Frame 1 (no input): blank canvas, image omitted
Frame 60 (the mouse pressed at the canvas centre just before this capture): blank canvas, image omitted
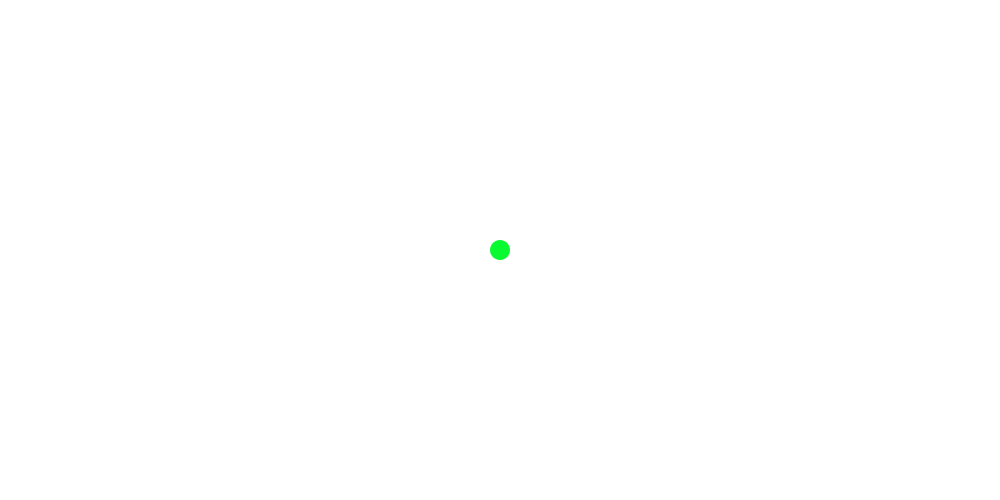
Frame 120 (the mouse held since frame 60 and released just before this capture)

The Processing sketch whose frames 1 and 60 were blank and that drew this single picture after the mouse press (run headless with seeded random() and noise(); from frame 60 on, the mouse is pressed at the canvas centre):

// Processing sketch: TrackMouse
// ── TrackMouse.pde
int counter;

void setup() {
  size(1000, 500); 
 
  }

void draw() {
  background(255);
  noStroke();
  fill(10,250,50);
  ellipse(mouseX, mouseY, 20, 20);

  }
